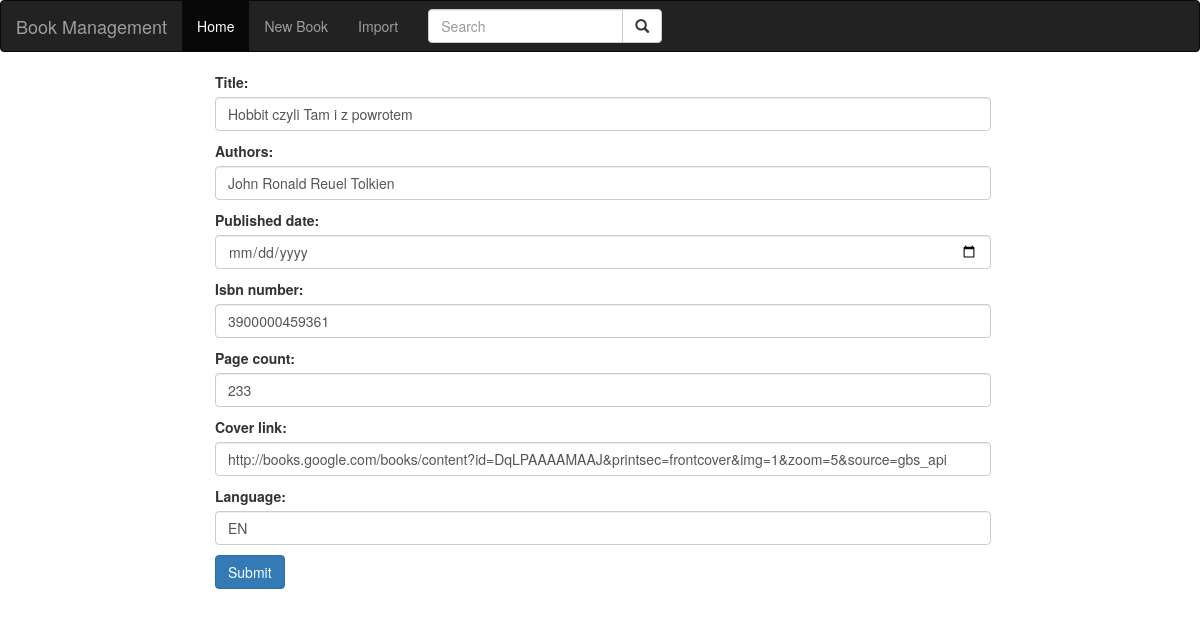
Screenshot of /book/4/update/ with the database file from the repository.
### books_app/models.py (models this page shows, shortened)
class Book(models.Model):
    title = models.CharField(max_length=50)
    authors = models.CharField(max_length=50)
    published_date = models.DateTimeField()
    isbn_number = models.CharField(max_length=13)
    page_count = models.PositiveSmallIntegerField()
    cover_link = models.URLField()
    language = models.CharField(max_length=3)
    create_date = models.DateTimeField(default=django.utils.timezone.now)

### books_app/views.py (the view)
# urls.py: path('book/<int:pk>/update/', BookUpdateView.as_view(), name='book_update'),
class BookUpdateView(UpdateView):
    model = Book
    context_object_name = 'book'
    form_class = BookCreateForm

### books_app/templates/books_app/book_form.html (shortened to what this page needs)
{% extends 'books_app/base.html' %}
{% block content %}
     <form method="POST">
      <div class="form-group">
            <label class="control-label col-sm-2"> </label>
        <div class="col-sm-10">
            {{ form.as_p }}
        </div>
      </div>
      <div class="form-group">
        <div class="col-sm-offset-2 col-sm-10">
          <button type="submit" class="btn btn-primary">Submit</button>
        </div>
      </div>
    </form>
{% endblock content %}

### books_app/templates/books_app/base.html (style rules this page uses)
.form-control { width: 80%; }

### rows the page displays
Book: title "Hobbit czyli Tam i z powrotem", authors "John Ronald Reuel Tolkien", isbn_number "3900000459361", page_count "233", cover_link "http://books.google.com/books/content?id=DqLPAAAAMAAJ&printsec=frontcover&img=1&zoom=5&source=gbs_api", language "EN"
